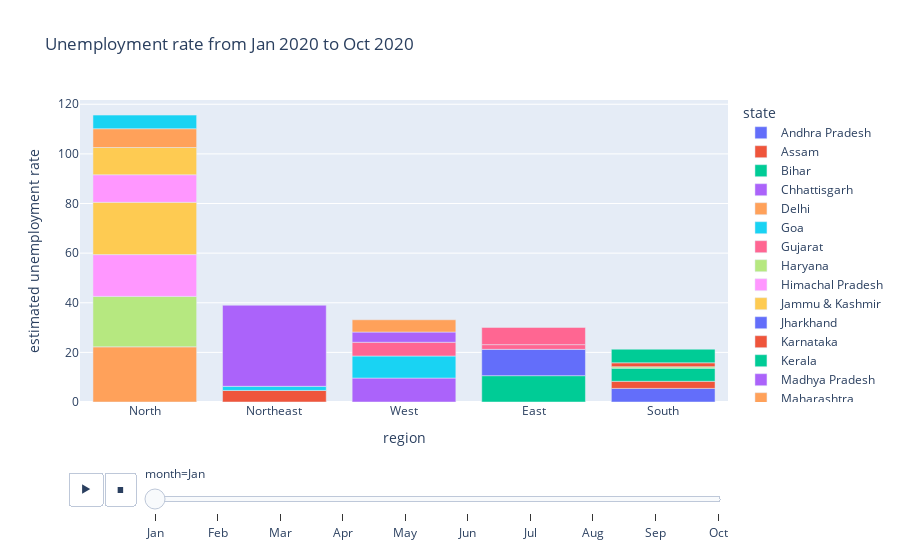

Source (notebook cell):
### Code cell
fig = px.bar(df, x="region", y="estimated unemployment rate", animation_frame = 'month', color="state", title="Unemployment rate from Jan 2020 to Oct 2020")
fig.update_layout(xaxis={'categoryorder': 'total descending'})
fig.layout.updatemenus[0].buttons[0].args[1]["frame"]["duration"] = 2000
fig.show()

### Figure 1 — Plotly figure (JSON) as saved in the notebook; plotly's stock layout.template omitted (floating-point values rounded to 4 significant figures)
{"data": [{"alignmentgroup": "True", "hovertemplate": "state=Andhra Pradesh<br>month=Jan<br>region=%{x}<br>estimated unemployment rate=%{y}<extra></extra>", "legendgroup": "Andhra Pradesh", "marker": {"color": "#636efa", "pattern": {"shape": ""}}, "name": "Andhra Pradesh", "offsetgroup": "Andhra Pradesh", "orientation": "v", "showlegend": true, "textposition": "auto", "type": "bar", "x": ["South"], "xaxis": "x", "y": [5.48], "yaxis": "y"}, {"alignmentgroup": "True", "hovertemplate": "state=Assam<br>month=Jan<br>region=%{x}<br>estimated unemployment rate=%{y}<extra></extra>", "legendgroup": "Assam", "marker": {"color": "#EF553B", "pattern": {"shape": ""}}, "name": "Assam", "offsetgroup": "Assam", "orientation": "v", "showlegend": true, "textposition": "auto", "type": "bar", "x": ["Northeast"], "xaxis": "x", "y": [4.66], "yaxis": "y"}, {"alignmentgroup": "True", "hovertemplate": "state=Bihar<br>month=Jan<br>region=%{x}<br>estimated unemployment rate=%{y}<extra></extra>", "legendgroup": "Bihar", "marker": {"color": "#00cc96", "pattern": {"shape": ""}}, "name": "Bihar", "offsetgroup": "Bihar", "orientation": "v", "showlegend": true, "textposition": "auto", "type": "bar", "x": ["East"], "xaxis": "x", "y": [10.61], "yaxis": "y"}, {"alignmentgroup": "True", "hovertemplate": "state=Chhattisgarh<br>month=Jan<br>region=%{x}<br>estimated unemployment rate=%{y}<extra></extra>", "legendgroup": "Chhattisgarh", "marker": {"color": "#ab63fa", "pattern": {"shape": ""}}, "name": "Chhattisgarh", "offsetgroup": "Chhattisgarh", "orientation": "v", "showlegend": true, "textposition": "auto", "type": "bar", "x": ["West"], "xaxis": "x", "y": [9.65], "yaxis": "y"}, {"alignmentgroup": "True", "hovertemplate": "state=Delhi<br>month=Jan<br>region=%{x}<br>estimated unemployment rate=%{y}<extra></extra>", "legendgroup": "Delhi", "marker": {"color": "#FFA15A", "pattern": {"shape": ""}}, "name": "Delhi", "offsetgroup": "Delhi", "orientation": "v", "showlegend": true, "textposition": "auto", "type": "bar", "x": ["North"], "xaxis": "x", "y": [22.23], "yaxis": "y"}, {"alignmentgroup": "True", "hovertemplate": "state=Goa<br>month=Jan<br>region=%{x}<br>estimated unemployment rate=%{y}<extra></extra>", "legendgroup": "Goa", "marker": {"color": "#19d3f3", "pattern": {"shape": ""}}, "name": "Goa", "offsetgroup": "Goa", "orientation": "v", "showlegend": true, "textposition": "auto", "type": "bar", "x": ["West"], "xaxis": "x", "y": [8.89], "yaxis": "y"}, {"alignmentgroup": "True", "hovertemplate": "state=Gujarat<br>month=Jan<br>region=%{x}<br>estimated unemployment rate=%{y}<extra></extra>", "legendgroup": "Gujarat", "marker": {"color": "#FF6692", "pattern": {"shape": ""}}, "name": "Gujarat", "offsetgroup": "Gujarat", "orientation": "v", "showlegend": true, "textposition": "auto", "type": "bar", "x": ["West"], "xaxis": "x", "y": [5.54], "yaxis": "y"}, {"alignmentgroup": "True", "hovertemplate": "state=Haryana<br>month=Jan<br>region=%{x}<br>estimated unemployment rate=%{y}<extra></extra>", "legendgroup": "Haryana", "marker": {"color": "#B6E880", "pattern": {"shape": ""}}, "name": "Haryana", "offsetgroup": "Haryana", "orientation": "v", "showlegend": true, "textposition": "auto", "type": "bar", "x": ["North"], "xaxis": "x", "y": [20.34], "yaxis": "y"}, {"alignmentgroup": "True", "hovertemplate": "state=Himachal Pradesh<br>month=Jan<br>region=%{x}<br>estimated unemployment rate=%{y}<extra></extra>", "legendgroup": "Himachal Pradesh", "marker": {"color": "#FF97FF", "pattern": {"shape": ""}}, "name": "Himachal Pradesh", "offsetgroup": "Himachal Pradesh", "orientation": "v", "showlegend": true, "textposition": "auto", "type": "bar", "x": ["North"], "xaxis": "x", "y": [16.83], "yaxis": "y"}, {"alignmentgroup": "True", "hovertemplate": "state=Jammu & Kashmir<br>month=Jan<br>region=%{x}<br>estimated unemployment rate=%{y}<extra></extra>", "legendgroup": "Jammu & Kashmir", "marker": {"color": "#FECB52", "pattern": {"shape": ""}}, "name": "Jammu & Kashmir", "offsetgroup": "Jammu & Kashmir", "orientation": "v", "showlegend": true, "textposition": "auto", "type": "bar", "x": ["North"], "xaxis": "x", "y": [21.08], "yaxis": "y"}, {"alignmentgroup": "True", "hovertemplate": "state=Jharkhand<br>month=Jan<br>region=%{x}<br>estimated unemployment rate=%{y}<extra></extra>", "legendgroup": "Jharkhand", "marker": {"color": "#636efa", "pattern": {"shape": ""}}, "name": "Jharkhand", "offsetgroup": "Jharkhand", "orientation": "v", "showlegend": true, "textposition": "auto", "type": "bar", "x": ["East"], "xaxis": "x", "y": [10.61], "yaxis": "y"}, {"alignmentgroup": "True", "hovertemplate": "state=Karnataka<br>month=Jan<br>region=%{x}<br>estimated unemployment rate=%{y}<extra></extra>", "legendgroup": "Karnataka", "marker": {"color": "#EF553B", "pattern": {"shape": ""}}, "name": "Karnataka", "offsetgroup": "Karnataka", "orientation": "v", "showlegend": true, "textposition": "auto", "type": "bar", "x": ["South"], "xaxis": "x", "y": [2.86], "yaxis": "y"}, {"alignmentgroup": "True", "hovertemplate": "state=Kerala<br>month=Jan<br>region=%{x}<br>estimated unemployment rate=%{y}<extra></extra>", "legendgroup": "Kerala", "marker": {"color": "#00cc96", "pattern": {"shape": ""}}, "name": "Kerala", "offsetgroup": "Kerala", "orientation": "v", "showlegend": true, "textposition": "auto", "type": "bar", "x": ["South"], "xaxis": "x", "y": [5.31], "yaxis": "y"}, {"alignmentgroup": "True", "hovertemplate": "state=Madhya Pradesh<br>month=Jan<br>region=%{x}<br>estimated unemployment rate=%{y}<extra></extra>", "legendgroup": "Madhya Pradesh", "marker": {"color": "#ab63fa", "pattern": {"shape": ""}}, "name": "Madhya Pradesh", "offsetgroup": "Madhya Pradesh", "orientation": "v", "showlegend": true, "textposition": "auto", "type": "bar", "x": ["West"], "xaxis": "x", "y": [4.11], "yaxis": "y"}, {"alignmentgroup": "True", "hovertemplate": "state=Maharashtra<br>month=Jan<br>region=%{x}<br>estimated unemployment rate=%{y}<extra></extra>", "legendgroup": "Maharashtra", "marker": {"color": "#FFA15A", "pattern": {"shape": ""}}, "name": "Maharashtra", "offsetgroup": "Maharashtra", "orientation": "v", "showlegend": true, "textposition": "auto", "type": "bar", "x": ["West"], "xaxis": "x", "y": [4.95], "yaxis": "y"}, {"alignmentgroup": "True", "hovertemplate": "state=Meghalaya<br>month=Jan<br>region=%{x}<br>estimated unemployment rate=%{y}<extra></extra>", "legendgroup": "Meghalaya", "marker": {"color": "#19d3f3", "pattern": {"shape": ""}}, "name": "Meghalaya", "offsetgroup": "Meghalaya", "orientation": "v", "showlegend": true, "textposition": "auto", "type": "bar", "x": ["Northeast"], "xaxis": "x", "y": [1.66], "yaxis": "y"}, {"alignmentgroup": "True", "hovertemplate": "state=Odisha<br>month=Jan<br>region=%{x}<br>estimated unemployment rate=%{y}<extra></extra>", "legendgroup": "Odisha", "marker": {"color": "#FF6692", "pattern": {"shape": ""}}, "name": "Odisha", "offsetgroup": "Odisha", "orientation": "v", "showlegend": true, "textposition": "auto", "type": "bar", "x": ["East"], "xaxis": "x", "y": [1.9], "yaxis": "y"}, {"alignmentgroup": "True", "hovertemplate": "state=Puducherry<br>month=Jan<br>region=%{x}<br>estimated unemployment rate=%{y}<extra></extra>", "legendgroup": "Puducherry", "marker": {"color": "#B6E880", "pattern": {"shape": ""}}, "name": "Puducherry", "offsetgroup": "Puducherry", "orientation": "v", "showlegend": true, "textposition": "auto", "type": "bar", "x": ["South"], "xaxis": "x", "y": [0.58], "yaxis": "y"}, {"alignmentgroup": "True", "hovertemplate": "state=Punjab<br>month=Jan<br>region=%{x}<br>estimated unemployment rate=%{y}<extra></extra>", "legendgroup": "Punjab", "marker": {"color": "#FF97FF", "pattern": {"shape": ""}}, "name": "Punjab", "offsetgroup": "Punjab", "orientation": "v", "showlegend": true, "textposition": "auto", "type": "bar", "x": ["North"], "xaxis": "x", "y": [11.11], "yaxis": "y"}, {"alignmentgroup": "True", "hovertemplate": "state=Rajasthan<br>month=Jan<br>region=%{x}<br>estimated unemployment rate=%{y}<extra></extra>", "legendgroup": "Rajasthan", "marker": {"color": "#FECB52", "pattern": {"shape": ""}}, "name": "Rajasthan", "offsetgroup": "Rajasthan", "orientation": "v", "showlegend": true, "textposition": "auto", "type": "bar", "x": ["North"], "xaxis": "x", "y": [10.97], "yaxis": "y"}, {"alignmentgroup": "True", "hovertemplate": "state=Tamil Nadu<br>month=Jan<br>region=%{x}<br>estimated unemployment rate=%{y}<extra></extra>", "legendgroup": "Tamil Nadu", "marker": {"color": "#EF553B", "pattern": {"shape": ""}}, "name": "Tamil Nadu", "offsetgroup": "Tamil Nadu", "orientation": "v", "showlegend": true, "textposition": "auto", "type": "bar", "x": ["South"], "xaxis": "x", "y": [1.57], "yaxis": "y"}, {"alignmentgroup": "True", "hovertemplate": "state=Telangana<br>month=Jan<br>region=%{x}<br>estimated unemployment rate=%{y}<extra></extra>", "legendgroup": "Telangana", "marker": {"color": "#00cc96", "pattern": {"shape": ""}}, "name": "Telangana", "offsetgroup": "Telangana", "orientation": "v", "showlegend": true, "textposition": "auto", "type": "bar", "x": ["South"], "xaxis": "x", "y": [5.49], "yaxis": "y"}, {"alignmentgroup": "True", "hovertemplate": "state=Tripura<br>month=Jan<br>region=%{x}<br>estimated unemployment rate=%{y}<extra></extra>", "legendgroup": "Tripura", "marker": {"color": "#ab63fa", "pattern": {"shape": ""}}, "name": "Tripura", "offsetgroup": "Tripura", "orientation": "v", "showlegend": true, "textposition": "auto", "type": "bar", "x": ["Northeast"], "xaxis": "x", "y": [32.67], "yaxis": "y"}, {"alignmentgroup": "True", "hovertemplate": "state=Uttar Pradesh<br>month=Jan<br>region=%{x}<br>estimated unemployment rate=%{y}<extra></extra>", "legendgroup": "Uttar Pradesh", "marker": {"color": "#FFA15A", "pattern": {"shape": ""}}, "name": "Uttar Pradesh", "offsetgroup": "Uttar Pradesh", "orientation": "v", "showlegend": true, "textposition": "auto", "type": "bar", "x": ["North"], "xaxis": "x", "y": [7.58], "yaxis": "y"}, {"alignmentgroup": "True", "hovertemplate": "state=Uttarakhand<br>month=Jan<br>region=%{x}<br>estimated unemployment rate=%{y}<extra></extra>", "legendgroup": "Uttarakhand", "marker": {"color": "#19d3f3", "pattern": {"shape": ""}}, "name": "Uttarakhand", "offsetgroup": "Uttarakhand", "orientation": "v", "showlegend": true, "textposition": "auto", "type": "bar", "x": ["North"], "xaxis": "x", "y": [5.49], "yaxis": "y"}, {"alignmentgroup": "True", "hovertemplate": "state=West Bengal<br>month=Jan<br>region=%{x}<br>estimated unemployment rate=%{y}<extra></extra>", "legendgroup": "West Bengal", "marker": {"color": "#FF6692", "pattern": {"shape": ""}}, "name": "West Bengal", "offsetgroup": "West Bengal", "orientation": "v", "showlegend": true, "textposition": "auto", "type": "bar", "x": ["East"], "xaxis": "x", "y": [6.94], "yaxis": "y"}], "layout": {"barmode": "relative", "legend": {"title": {"text": "state"}, "tracegroupgap": 0}, "sliders": [{"active": 0, "currentvalue": {"prefix": "month="}, "len": 0.9, "pad": {"b": 10, "t": 60}, "steps": [{"args": [["Jan"], {"frame": {"duration": 0, "redraw": true}, "fromcurrent": true, "mode": "immediate", "transition": {"duration": 0, "easing": "linear"}}], "label": "Jan", "method": "animate"}, {"args": [["Feb"], {"frame": {"duration": 0, "redraw": true}, "fromcurrent": true, "mode": "immediate", "transition": {"duration": 0, "easing": "linear"}}], "label": "Feb", "method": "animate"}, {"args": [["Mar"], {"frame": {"duration": 0, "redraw": true}, "fromcurrent": true, "mode": "immediate", "transition": {"duration": 0, "easing": "linear"}}], "label": "Mar", "method": "animate"}, {"args": [["Apr"], {"frame": {"duration": 0, "redraw": true}, "fromcurrent": true, "mode": "immediate", "transition": {"duration": 0, "easing": "linear"}}], "label": "Apr", "method": "animate"}, {"args": [["May"], {"frame": {"duration": 0, "redraw": true}, "fromcurrent": true, "mode": "immediate", "transition": {"duration": 0, "easing": "linear"}}], "label": "May", "method": "animate"}, {"args": [["Jun"], {"frame": {"duration": 0, "redraw": true}, "fromcurrent": true, "mode": "immediate", "transition": {"duration": 0, "easing": "linear"}}], "label": "Jun", "method": "animate"}, {"args": [["Jul"], {"frame": {"duration": 0, "redraw": true}, "fromcurrent": true, "mode": "immediate", "transition": {"duration": 0, "easing": "linear"}}], "label": "Jul", "method": "animate"}, {"args": [["Aug"], {"frame": {"duration": 0, "redraw": true}, "fromcurrent": true, "mode": "immediate", "transition": {"duration": 0, "easing": "linear"}}], "label": "Aug", "method": "animate"}, {"args": [["Sep"], {"frame": {"duration": 0, "redraw": true}, "fromcurrent": true, "mode": "immediate", "transition": {"duration": 0, "easing": "linear"}}], "label": "Sep", "method": "animate"}, {"args": [["Oct"], {"frame": {"duration": 0, "redraw": true}, "fromcurrent": true, "mode": "immediate", "transition": {"duration": 0, "easing": "linear"}}], "label": "Oct", "method": "animate"}], "x": 0.1, "xanchor": "left", "y": 0, "yanchor": "top"}], "title": {"text": "Unemployment rate from Jan 2020 to Oct 2020"}, "updatemenus": [{"buttons": [{"args": [null, {"frame": {"duration": 2000, "redraw": true}, "fromcurrent": true, "mode": "immediate", "transition": {"duration": 500, "easing": "linear"}}], "label": "&#9654;", "method": "animate"}, {"args": [[null], {"frame": {"duration": 0, "redraw": true}, "fromcurrent": true, "mode": "immediate", "transition": {"duration": 0, "easing": "linear"}}], "label": "&#9724;", "method": "animate"}], "direction": "left", "pad": {"r": 10, "t": 70}, "showactive": false, "type": "buttons", "x": 0.1, "xanchor": "right", "y": 0, "yanchor": "top"}], "xaxis": {"anchor": "y", "categoryorder": "total descending", "domain": [0, 1], "title": {"text": "region"}}, "yaxis": {"anchor": "x", "domain": [0, 1], "title": {"text": "estimated unemployment rate"}}}}
